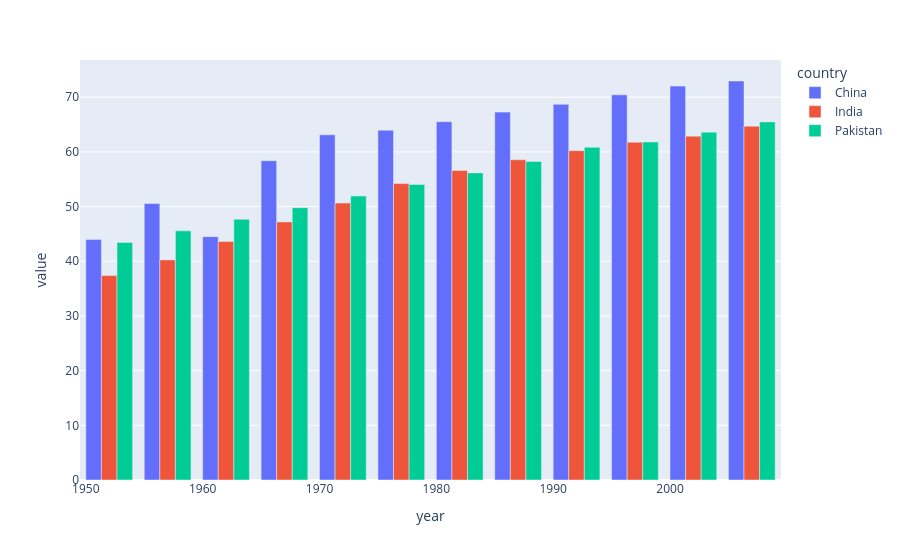

The notebook cell this image was saved under:
### Code cell
#Grouped bar chart
temp_df=  gap[gap['country'].isin(['India','Pakistan','China'])].pivot(index='year', columns='country', values='lifeExp')
px.bar(temp_df, x=temp_df.index, y=temp_df.columns, barmode='group')

### Figure 1 — Plotly figure (JSON) as saved in the notebook; plotly's stock layout.template omitted (floating-point values rounded to 4 significant figures)
{"data": [{"alignmentgroup": "True", "hovertemplate": "country=China<br>year=%{x}<br>value=%{y}<extra></extra>", "legendgroup": "China", "marker": {"color": "#636efa", "pattern": {"shape": ""}}, "name": "China", "offsetgroup": "China", "orientation": "v", "showlegend": true, "textposition": "auto", "type": "bar", "x": [1952, 1957, 1962, 1967, 1972, 1977, 1982, 1987, 1992, 1997, 2002, 2007], "xaxis": "x", "y": [44.0, 50.55, 44.5, 58.38, 63.12, 63.97, 65.53, 67.27, 68.69, 70.43, 72.03, 72.96], "yaxis": "y"}, {"alignmentgroup": "True", "hovertemplate": "country=India<br>year=%{x}<br>value=%{y}<extra></extra>", "legendgroup": "India", "marker": {"color": "#EF553B", "pattern": {"shape": ""}}, "name": "India", "offsetgroup": "India", "orientation": "v", "showlegend": true, "textposition": "auto", "type": "bar", "x": [1952, 1957, 1962, 1967, 1972, 1977, 1982, 1987, 1992, 1997, 2002, 2007], "xaxis": "x", "y": [37.37, 40.25, 43.6, 47.19, 50.65, 54.21, 56.6, 58.55, 60.22, 61.77, 62.88, 64.7], "yaxis": "y"}, {"alignmentgroup": "True", "hovertemplate": "country=Pakistan<br>year=%{x}<br>value=%{y}<extra></extra>", "legendgroup": "Pakistan", "marker": {"color": "#00cc96", "pattern": {"shape": ""}}, "name": "Pakistan", "offsetgroup": "Pakistan", "orientation": "v", "showlegend": true, "textposition": "auto", "type": "bar", "x": [1952, 1957, 1962, 1967, 1972, 1977, 1982, 1987, 1992, 1997, 2002, 2007], "xaxis": "x", "y": [43.44, 45.56, 47.67, 49.8, 51.93, 54.04, 56.16, 58.24, 60.84, 61.82, 63.61, 65.48], "yaxis": "y"}], "layout": {"barmode": "group", "legend": {"title": {"text": "country"}, "tracegroupgap": 0}, "margin": {"t": 60}, "xaxis": {"anchor": "y", "domain": [0, 1], "title": {"text": "year"}}, "yaxis": {"anchor": "x", "domain": [0, 1], "title": {"text": "value"}}}}
